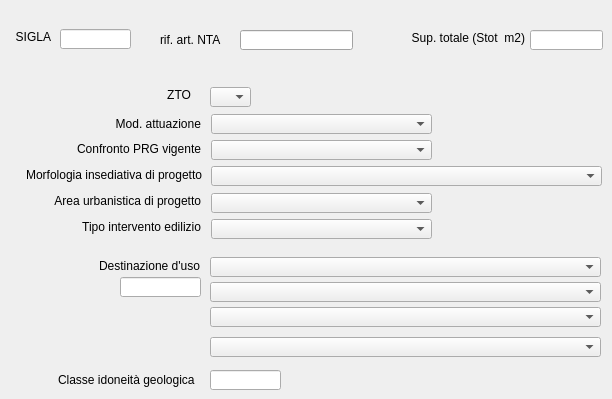
   <widget class="QWidget" name="tab">
    <attribute name="title">
     <string>Dati principali</string>
    </attribute>
    <widget class="QComboBox" name="ZN_MA_TY">
     <property name="geometry">
      <rect>
       <x>211</x>
       <y>114</y>
       <width>221</width>
       <height>20</height>
      </rect>
     </property>
    </widget>
    <widget class="QLabel" name="label_2">
     <property name="geometry">
      <rect>
       <x>10</x>
       <y>29</y>
       <width>41</width>
       <height>16</height>
      </rect>
     </property>
     <property name="text">
      <string>SIGLA</string>
     </property>
     <property name="alignment">
      <set>Qt::AlignRight|Qt::AlignTrailing|Qt::AlignVCenter</set>
     </property>
    </widget>
    <widget class="QLabel" name="label_3">
     <property name="geometry">
      <rect>
       <x>10</x>
       <y>114</y>
       <width>191</width>
       <height>20</height>
      </rect>
     </property>
     <property name="layoutDirection">
      <enum>Qt::LeftToRight</enum>
     </property>
     <property name="text">
      <string>Mod. attuazione</string>
     </property>
     <property name="alignment">
      <set>Qt::AlignRight|Qt::AlignTrailing|Qt::AlignVCenter</set>
     </property>
    </widget>
    <widget class="QLabel" name="label_4">
     <property name="geometry">
      <rect>
       <x>10</x>
       <y>139</y>
       <width>191</width>
       <height>20</height>
      </rect>
     </property>
     <property name="text">
      <string>Confronto PRG vigente</string>
     </property>
     <property name="alignment">
      <set>Qt::AlignRight|Qt::AlignTrailing|Qt::AlignVCenter</set>
     </property>
    </widget>
    <widget class="QLineEdit" name="ZN_SIGLA">
     <property name="geometry">
      <rect>
       <x>60</x>
       <y>29</y>
       <width>71</width>
       <height>20</height>
      </rect>
     </property>
     <property name="font">
      <font>
       <weight>75</weight>
       <bold>true</bold>
      </font>
     </property>
    </widget>
    <widget class="QLabel" name="label_5">
     <property name="geometry">
      <rect>
       <x>11</x>
       <y>165</y>
       <width>191</width>
       <height>20</height>
      </rect>
     </property>
     <property name="text">
      <string>Morfologia insediativa di progetto</string>
     </property>
     <property name="alignment">
      <set>Qt::AlignRight|Qt::AlignTrailing|Qt::AlignVCenter</set>
     </property>
    </widget>
    <widget class="QLabel" name="label_6">
     <property name="geometry">
      <rect>
       <x>9</x>
       <y>256</y>
       <width>191</width>
       <height>20</height>
      </rect>
     </property>
     <property name="text">
      <string>Destinazione d'uso</string>
     </property>
     <property name="alignment">
      <set>Qt::AlignRight|Qt::AlignTrailing|Qt::AlignVCenter</set>
     </property>
    </widget>
    <widget class="QLabel" name="label_7">
     <property name="geometry">
      <rect>
       <x>10</x>
       <y>191</y>
       <width>191</width>
       <height>20</height>
      </rect>
     </property>
     <property name="text">
      <string>Area urbanistica di progetto</string>
     </property>
     <property name="alignment">
      <set>Qt::AlignRight|Qt::AlignTrailing|Qt::AlignVCenter</set>
     </property>
    </widget>
    <widget class="QLabel" name="label_8">
     <property name="geometry">
      <rect>
       <x>10</x>
       <y>217</y>
       <width>191</width>
       <height>20</height>
      </rect>
     </property>
     <property name="text">
      <string>Tipo intervento edilizio</string>
     </property>
     <property name="alignment">
      <set>Qt::AlignRight|Qt::AlignTrailing|Qt::AlignVCenter</set>
     </property>
    </widget>
    <widget class="QLabel" name="label_9">
     <property name="geometry">
      <rect>
       <x>150</x>
       <y>87</y>
       <width>41</width>
       <height>16</height>
      </rect>
     </property>
     <property name="text">
      <string>ZTO</string>
     </property>
     <property name="alignment">
      <set>Qt::AlignRight|Qt::AlignTrailing|Qt::AlignVCenter</set>
     </property>
    </widget>
    <widget class="QComboBox" name="ZN_CFR">
     <property name="geometry">
      <rect>
       <x>211</x>
       <y>140</y>
       <width>221</width>
       <height>20</height>
      </rect>
     </property>
    </widget>
    <widget class="QComboBox" name="ZN_MIP_TY">
     <property name="geometry">
      <rect>
       <x>211</x>
       <y>166</y>
       <width>391</width>
       <height>20</height>
      </rect>
     </property>
    </widget>
    <widget class="QComboBox" name="ZN_DU_TY">
     <property name="geometry">
      <rect>
       <x>210</x>
       <y>257</y>
       <width>391</width>
       <height>20</height>
      </rect>
     </property>
    </widget>
    <widget class="QComboBox" name="ZN_AU_TY">
     <property name="geometry">
      <rect>
       <x>211</x>
       <y>193</y>
       <width>221</width>
       <height>20</height>
      </rect>
     </property>
    </widget>
    <widget class="QComboBox" name="ZN_TD_TY">
     <property name="geometry">
      <rect>
       <x>211</x>
       <y>219</y>
       <width>221</width>
       <height>20</height>
      </rect>
     </property>
    </widget>
    <widget class="QComboBox" name="ZN_ZTO">
     <property name="geometry">
      <rect>
       <x>210</x>
       <y>87</y>
       <width>41</width>
       <height>20</height>
      </rect>
     </property>
    </widget>
    <widget class="QComboBox" name="ID_LIV2">
     <property name="geometry">
      <rect>
       <x>210</x>
       <y>282</y>
       <width>391</width>
       <height>20</height>
      </rect>
     </property>
    </widget>
    <widget class="QComboBox" name="ID_LIV3">
     <property name="geometry">
      <rect>
       <x>210</x>
       <y>307</y>
       <width>391</width>
       <height>20</height>
      </rect>
     </property>
    </widget>
    <widget class="QComboBox" name="ID_LIV4">
     <property name="geometry">
      <rect>
       <x>210</x>
       <y>337</y>
       <width>391</width>
       <height>20</height>
      </rect>
     </property>
    </widget>
    <widget class="QLineEdit" name="ZN_DU_TY__">
     <property name="enabled">
      <bool>true</bool>
     </property>
     <property name="geometry">
      <rect>
       <x>120</x>
       <y>277</y>
       <width>81</width>
       <height>20</height>
      </rect>
     </property>
    </widget>
    <widget class="QLabel" name="label_30">
     <property name="geometry">
      <rect>
       <x>58</x>
       <y>370</y>
       <width>151</width>
       <height>20</height>
      </rect>
     </property>
     <property name="text">
      <string>Classe idoneità geologica</string>
     </property>
    </widget>
    <widget class="QLineEdit" name="ZN_GEO">
     <property name="geometry">
      <rect>
       <x>210</x>
       <y>370</y>
       <width>71</width>
       <height>20</height>
      </rect>
     </property>
    </widget>
    <widget class="QLabel" name="label_31">
     <property name="geometry">
      <rect>
       <x>160</x>
       <y>30</y>
       <width>81</width>
       <height>20</height>
      </rect>
     </property>
     <property name="text">
      <string>rif. art. NTA</string>
     </property>
    </widget>
    <widget class="QLineEdit" name="ZN_NTA">
     <property name="geometry">
      <rect>
       <x>240</x>
       <y>30</y>
       <width>113</width>
       <height>20</height>
      </rect>
     </property>
     <property name="palette">
      <palette>
       <active>
        <colorrole role="WindowText">
         <brush brushstyle="SolidPattern">
          <color alpha="255">
           <red>0</red>
           <green>0</green>
           <blue>0</blue>
          </color>
         </brush>
        </colorrole>
        <colorrole role="Button">
         <brush brushstyle="SolidPattern">
          <color alpha="255">
           <red>227</red>
           <green>227</green>
           <blue>227</blue>
          </color>
         </brush>
        </colorrole>
        <colorrole role="Light">
         <brush brushstyle="SolidPattern">
          <color alpha="255">
           <red>255</red>
           <green>255</green>
           <blue>255</blue>
          </color>
         </brush>
        </colorrole>
        <colorrole role="Midlight">
         <brush brushstyle="SolidPattern">
          <color alpha="255">
           <red>241</red>
           <green>241</green>
           <blue>241</blue>
          </color>
         </brush>
        </colorrole>
        <colorrole role="Dark">
         <brush brushstyle="SolidPattern">
          <color alpha="255">
           <red>113</red>
           <green>113</green>
           <blue>113</blue>
          </color>
         </brush>
        </colorrole>
        <colorrole role="Mid">
         <brush brushstyle="SolidPattern">
          <color alpha="255">
           <red>151</red>
           <green>151</green>
           <blue>151</blue>
          </color>
         </brush>
        </colorrole>
        <colorrole role="Text">
         <brush brushstyle="SolidPattern">
          <color alpha="255">
           <red>0</red>
           <green>0</green>
           <blue>0</blue>
          </color>
         </brush>
        </colorrole>
        <colorrole role="BrightText">
         <brush brushstyle="SolidPattern">
          <color alpha="255">
           <red>255</red>
           <green>255</green>
           <blue>255</blue>
          </color>
         </brush>
        </colorrole>
        <colorrole role="ButtonText">
         <brush brushstyle="SolidPattern">
          <color alpha="255">
           <red>0</red>
           <green>0</green>
           <blue>0</blue>
          </color>
         </brush>
        </colorrole>
        <colorrole role="Base">
         <brush brushstyle="SolidPattern">
          <color alpha="255">
           <red>255</red>
           <green>255</green>
           <blue>255</blue>
          </color>
         </brush>
        </colorrole>
        <colorrole role="Window">
         <brush brushstyle="SolidPattern">
          <color alpha="255">
           <red>227</red>
           <green>227</green>
           <blue>227</blue>
          </color>
         </brush>
        </colorrole>
        <colorrole role="Shadow">
         <brush brushstyle="SolidPattern">
          <color alpha="255">
           <red>0</red>
           <green>0</green>
           <blue>0</blue>
          </color>
         </brush>
        </colorrole>
        <colorrole role="AlternateBase">
         <brush brushstyle="SolidPattern">
          <color alpha="255">
           <red>241</red>
           <green>241</green>
           <blue>241</blue>
          </color>
         </brush>
        </colorrole>
        <colorrole role="ToolTipBase">
         <brush brushstyle="SolidPattern">
          <color alpha="255">
           <red>255</red>
           <green>255</green>
           <blue>220</blue>
          </color>
         </brush>
        </colorrole>
        <colorrole role="ToolTipText">
         <brush brushstyle="SolidPattern">
          <color alpha="255">
           <red>0</red>
           <green>0</green>
           <blue>0</blue>
          </color>
         </brush>
        </colorrole>
       </active>
       <inactive>
        <colorrole role="WindowText">
         <brush brushstyle="SolidPattern">
          <color alpha="255">
           <red>0</red>
           <green>0</green>
           <blue>0</blue>
          </color>
         </brush>
        </colorrole>
        <colorrole role="Button">
         <brush brushstyle="SolidPattern">
          <color alpha="255">
           <red>227</red>
           <green>227</green>
           <blue>227</blue>
          </color>
         </brush>
        </colorrole>
        <colorrole role="Light">
         <brush brushstyle="SolidPattern">
          <color alpha="255">
           <red>255</red>
           <green>255</green>
           <blue>255</blue>
          </color>
         </brush>
        </colorrole>
        <colorrole role="Midlight">
         <brush brushstyle="SolidPattern">
          <color alpha="255">
           <red>241</red>
           <green>241</green>
           <blue>241</blue>
          </color>
         </brush>
        </colorrole>
        <colorrole role="Dark">
         <brush brushstyle="SolidPattern">
          <color alpha="255">
           <red>113</red>
           <green>113</green>
           <blue>113</blue>
          </color>
         </brush>
        </colorrole>
        <colorrole role="Mid">
         <brush brushstyle="SolidPattern">
          <color alpha="255">
           <red>151</red>
           <green>151</green>
           <blue>151</blue>
          </color>
         </brush>
        </colorrole>
        <colorrole role="Text">
         <brush brushstyle="SolidPattern">
          <color alpha="255">
           <red>0</red>
           <green>0</green>
           <blue>0</blue>
          </color>
         </brush>
        </colorrole>
        <colorrole role="BrightText">
         <brush brushstyle="SolidPattern">
          <color alpha="255">
           <red>255</red>
           <green>255</green>
           <blue>255</blue>
          </color>
         </brush>
        </colorrole>
        <colorrole role="ButtonText">
         <brush brushstyle="SolidPattern">
          <color alpha="255">
           <red>0</red>
           <green>0</green>
           <blue>0</blue>
          </color>
         </brush>
        </colorrole>
        <colorrole role="Base">
         <brush brushstyle="SolidPattern">
          <color alpha="255">
           <red>255</red>
           <green>255</green>
           <blue>255</blue>
          </color>
         </brush>
        </colorrole>
        <colorrole role="Window">
         <brush brushstyle="SolidPattern">
          <color alpha="255">
           <red>227</red>
           <green>227</green>
           <blue>227</blue>
          </color>
         </brush>
        </colorrole>
        <colorrole role="Shadow">
         <brush brushstyle="SolidPattern">
          <color alpha="255">
           <red>0</red>
           <green>0</green>
           <blue>0</blue>
          </color>
         </brush>
        </colorrole>
        <colorrole role="AlternateBase">
         <brush brushstyle="SolidPattern">
          <color alpha="255">
           <red>241</red>
           <green>241</green>
           <blue>241</blue>
          </color>
         </brush>
        </colorrole>
        <colorrole role="ToolTipBase">
         <brush brushstyle="SolidPattern">
          <color alpha="255">
           <red>255</red>
           <green>255</green>
           <blue>220</blue>
          </color>
         </brush>
        </colorrole>
        <colorrole role="ToolTipText">
         <brush brushstyle="SolidPattern">
          <color alpha="255">
           <red>0</red>
           <green>0</green>
           <blue>0</blue>
          </color>
         </brush>
        </colorrole>
       </inactive>
       <disabled>
        <colorrole role="WindowText">
         <brush brushstyle="SolidPattern">
          <color alpha="255">
           <red>113</red>
           <green>113</green>
           <blue>113</blue>
          </color>
         </brush>
        </colorrole>
        <colorrole role="Button">
         <brush brushstyle="SolidPattern">
          <color alpha="255">
           <red>227</red>
           <green>227</green>
           <blue>227</blue>
          </color>
         </brush>
        </colorrole>
        <colorrole role="Light">
         <brush brushstyle="SolidPattern">
          <color alpha="255">
           <red>255</red>
           <green>255</green>
           <blue>255</blue>
          </color>
         </brush>
        </colorrole>
        <colorrole role="Midlight">
         <brush brushstyle="SolidPattern">
          <color alpha="255">
           <red>241</red>
           <green>241</green>
           <blue>241</blue>
          </color>
         </brush>
        </colorrole>
        <colorrole role="Dark">
         <brush brushstyle="SolidPattern">
          <color alpha="255">
           <red>113</red>
           <green>113</green>
           <blue>113</blue>
          </color>
         </brush>
        </colorrole>
        <colorrole role="Mid">
         <brush brushstyle="SolidPattern">
          <color alpha="255">
           <red>151</red>
           <green>151</green>
           <blue>151</blue>
          </color>
         </brush>
        </colorrole>
        <colorrole role="Text">
         <brush brushstyle="SolidPattern">
          <color alpha="255">
           <red>113</red>
           <green>113</green>
           <blue>113</blue>
          </color>
         </brush>
        </colorrole>
        <colorrole role="BrightText">
         <brush brushstyle="SolidPattern">
          <color alpha="255">
           <red>255</red>
           <green>255</green>
           <blue>255</blue>
          </color>
         </brush>
        </colorrole>
        <colorrole role="ButtonText">
         <brush brushstyle="SolidPattern">
          <color alpha="255">
           <red>113</red>
           <green>113</green>
           <blue>113</blue>
          </color>
         </brush>
        </colorrole>
        <colorrole role="Base">
         <brush brushstyle="SolidPattern">
          <color alpha="255">
           <red>227</red>
           <green>227</green>
           <blue>227</blue>
          </color>
         </brush>
        </colorrole>
        <colorrole role="Window">
         <brush brushstyle="SolidPattern">
          <color alpha="255">
           <red>227</red>
           <green>227</green>
           <blue>227</blue>
          </color>
         </brush>
        </colorrole>
        <colorrole role="Shadow">
         <brush brushstyle="SolidPattern">
          <color alpha="255">
           <red>0</red>
           <green>0</green>
           <blue>0</blue>
          </color>
         </brush>
        </colorrole>
        <colorrole role="AlternateBase">
         <brush brushstyle="SolidPattern">
          <color alpha="255">
           <red>227</red>
           <green>227</green>
           <blue>227</blue>
          </color>
         </brush>
        </colorrole>
        <colorrole role="ToolTipBase">
         <brush brushstyle="SolidPattern">
          <color alpha="255">
           <red>255</red>
           <green>255</green>
           <blue>220</blue>
          </color>
         </brush>
        </colorrole>
        <colorrole role="ToolTipText">
         <brush brushstyle="SolidPattern">
          <color alpha="255">
           <red>0</red>
           <green>0</green>
           <blue>0</blue>
          </color>
         </brush>
        </colorrole>
       </disabled>
      </palette>
     </property>
    </widget>
    <widget class="QLabel" name="label_15">
     <property name="geometry">
      <rect>
       <x>394</x>
       <y>23</y>
       <width>131</width>
       <height>30</height>
      </rect>
     </property>
     <property name="text">
      <string>Sup. totale (Stot  m2)</string>
     </property>
     <property name="alignment">
      <set>Qt::AlignRight|Qt::AlignTrailing|Qt::AlignVCenter</set>
     </property>
    </widget>
    <widget class="QLineEdit" name="ZN_STOT">
     <property name="geometry">
      <rect>
       <x>530</x>
       <y>30</y>
       <width>73</width>
       <height>20</height>
      </rect>
     </property>
     <property name="alignment">
      <set>Qt::AlignLeading|Qt::AlignLeft|Qt::AlignVCenter</set>
     </property>
    </widget>
   </widget>
